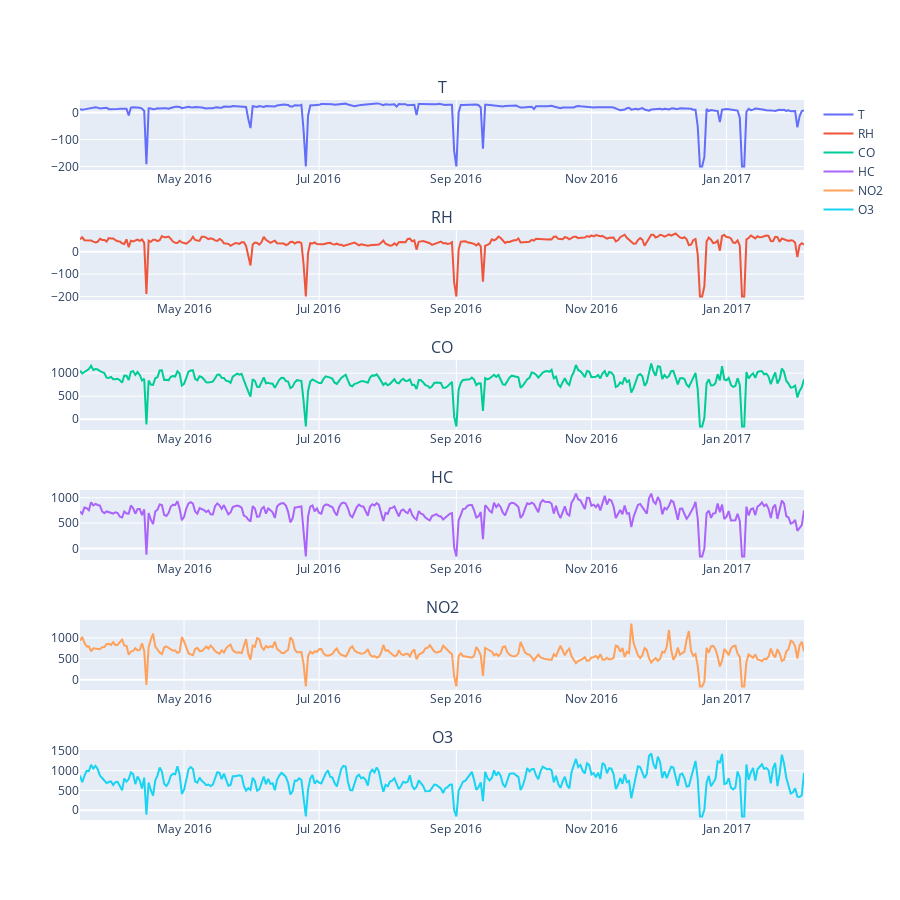

Notebook cell for this chart:
### Markdown cell above
## Graphical Summary

### Code cell
plot_time_series(df_pivot).show()

### Figure 1 — Plotly figure (JSON) as saved in the notebook; plotly's stock layout.template omitted (floating-point values rounded to 4 significant figures; data arrays with more than 128 entries replaced by an {"elided": "..."} marker saying what was removed)
{"data": [{"name": "T", "type": "scatter", "x": {"elided": "328 str values"}, "xaxis": "x", "y": {"elided": "328 float values"}, "yaxis": "y"}, {"name": "RH", "type": "scatter", "x": {"elided": "328 str values"}, "xaxis": "x2", "y": {"elided": "328 float values"}, "yaxis": "y2"}, {"name": "CO", "type": "scatter", "x": {"elided": "328 str values"}, "xaxis": "x3", "y": {"elided": "328 float values"}, "yaxis": "y3"}, {"name": "HC", "type": "scatter", "x": {"elided": "328 str values"}, "xaxis": "x4", "y": {"elided": "328 float values"}, "yaxis": "y4"}, {"name": "NO2", "type": "scatter", "x": {"elided": "328 str values"}, "xaxis": "x5", "y": {"elided": "328 float values"}, "yaxis": "y5"}, {"name": "O3", "type": "scatter", "x": {"elided": "328 str values"}, "xaxis": "x6", "y": {"elided": "328 float values"}, "yaxis": "y6"}], "layout": {"annotations": [{"font": {"size": 16}, "showarrow": false, "text": "T", "x": 0.5, "xanchor": "center", "xref": "paper", "y": 1.0, "yanchor": "bottom", "yref": "paper"}, {"font": {"size": 16}, "showarrow": false, "text": "RH", "x": 0.5, "xanchor": "center", "xref": "paper", "y": 0.8194, "yanchor": "bottom", "yref": "paper"}, {"font": {"size": 16}, "showarrow": false, "text": "CO", "x": 0.5, "xanchor": "center", "xref": "paper", "y": 0.6389, "yanchor": "bottom", "yref": "paper"}, {"font": {"size": 16}, "showarrow": false, "text": "HC", "x": 0.5, "xanchor": "center", "xref": "paper", "y": 0.4583, "yanchor": "bottom", "yref": "paper"}, {"font": {"size": 16}, "showarrow": false, "text": "NO2", "x": 0.5, "xanchor": "center", "xref": "paper", "y": 0.2778, "yanchor": "bottom", "yref": "paper"}, {"font": {"size": 16}, "showarrow": false, "text": "O3", "x": 0.5, "xanchor": "center", "xref": "paper", "y": 0.09722, "yanchor": "bottom", "yref": "paper"}], "height": 900, "xaxis": {"anchor": "y", "domain": [0, 1]}, "xaxis2": {"anchor": "y2", "domain": [0, 1]}, "xaxis3": {"anchor": "y3", "domain": [0, 1]}, "xaxis4": {"anchor": "y4", "domain": [0, 1]}, "xaxis5": {"anchor": "y5", "domain": [0, 1]}, "xaxis6": {"anchor": "y6", "domain": [0, 1]}, "yaxis": {"anchor": "x", "domain": [0.9028, 1.0]}, "yaxis2": {"anchor": "x2", "domain": [0.7222, 0.8194]}, "yaxis3": {"anchor": "x3", "domain": [0.5417, 0.6389]}, "yaxis4": {"anchor": "x4", "domain": [0.3611, 0.4583]}, "yaxis5": {"anchor": "x5", "domain": [0.1806, 0.2778]}, "yaxis6": {"anchor": "x6", "domain": [0, 0.09722]}}}
